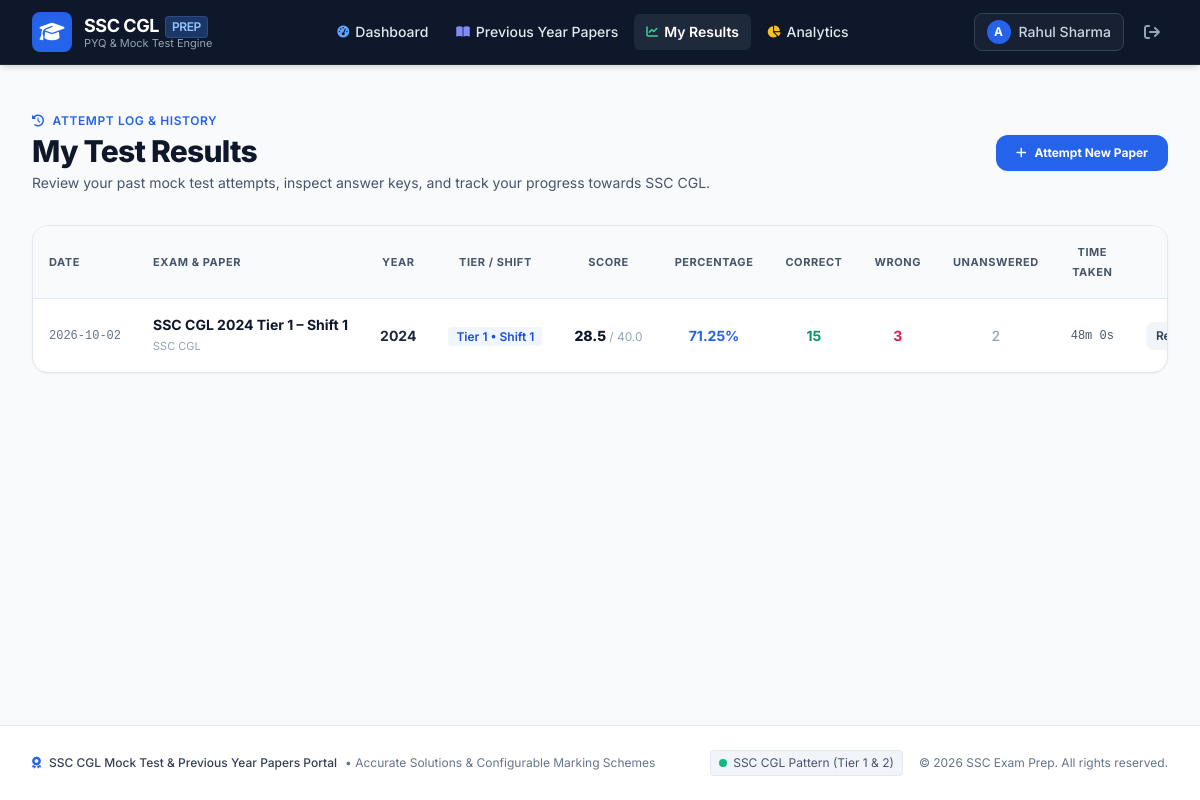
The page /my-results (signed in) on the database as committed earlier.
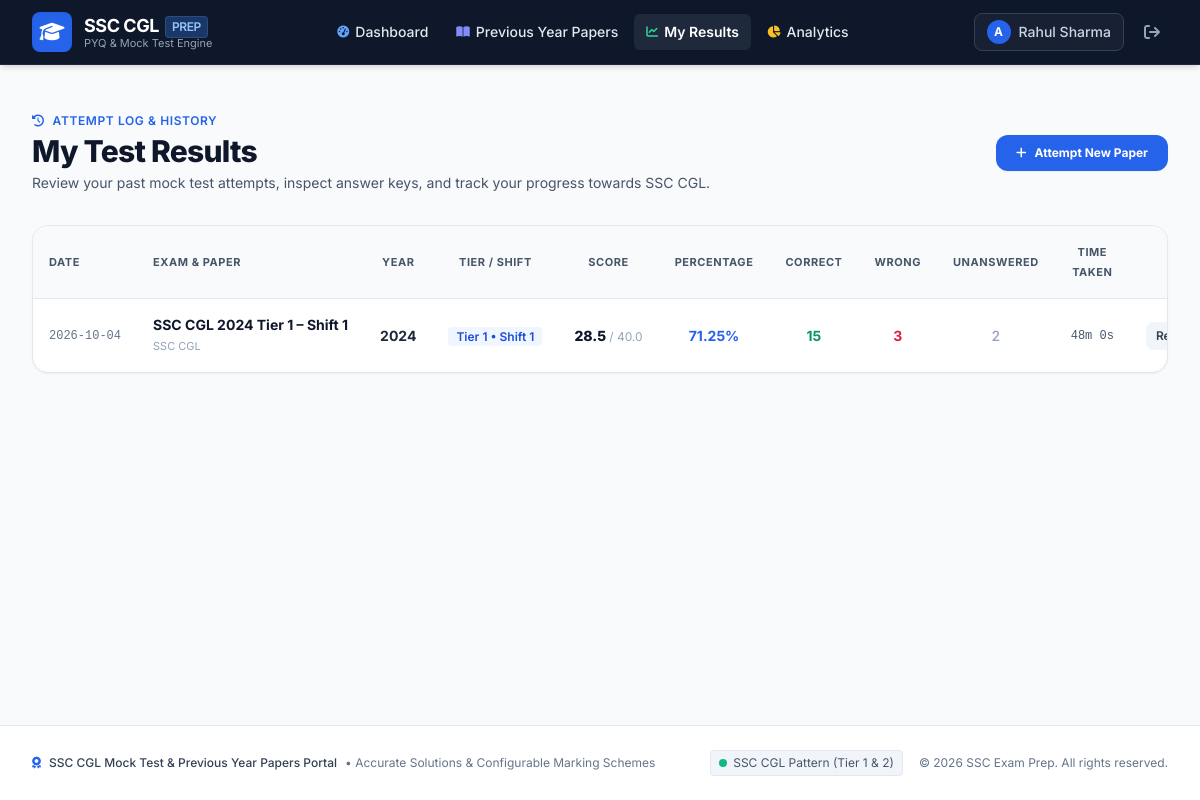
The same page on the database as committed later.
### tables this page shows
CREATE TABLE test_attempts (
        id INTEGER PRIMARY KEY AUTOINCREMENT,
        user_id INTEGER NOT NULL REFERENCES users(id) ON DELETE CASCADE,
        paper_id INTEGER NOT NULL REFERENCES papers(id) ON DELETE CASCADE,
        start_time TIMESTAMP DEFAULT CURRENT_TIMESTAMP,
        end_time TIMESTAMP,
        status TEXT DEFAULT 'in_progress', -- 'in_progress', 'completed', 'abandoned'
        total_questions INTEGER DEFAULT 0,
        attempted_questions INTEGER DEFAULT 0,
        correct_answers INTEGER DEFAULT 0,
        wrong_answers INTEGER DEFAULT 0,
        unanswered_questions INTEGER DEFAULT 0,
        positive_marks REAL DEFAULT 0.0,
        negative_marks REAL DEFAULT 0.0,
        final_score REAL DEFAULT 0.0,
        max_marks REAL DEFAULT 0.0,
        percentage REAL DEFAULT 0.0,
        accuracy REAL DEFAULT 0.0,
        time_taken_seconds INTEGER DEFAULT 0,
        current_question_index INTEGER DEFAULT 0
    );

CREATE TABLE papers (
        id INTEGER PRIMARY KEY AUTOINCREMENT,
        title TEXT NOT NULL,
        exam_name TEXT DEFAULT 'SSC CGL',
        year INTEGER NOT NULL,
        tier TEXT DEFAULT 'Tier 1',
        shift TEXT NOT NULL,
        duration_minutes INTEGER DEFAULT 60,
        marks_per_question REAL DEFAULT 2.0,
        negative_marks REAL DEFAULT 0.50,
        instructions TEXT,
        paper_type TEXT DEFAULT 'official_pyq', -- 'official_pyq', 'model_paper', 'practice_paper'
        source_attribution TEXT,
        is_active INTEGER DEFAULT 1,
        created_at TIMESTAMP DEFAULT CURRENT_TIMESTAMP
    );

### app.py (the view)
@app.route('/my-results')
@login_required
def my_results():
    user_id = session['user_id']
    conn = get_db()
    cursor = conn.cursor()
    cursor.execute("""
    SELECT
        ta.*,
        p.title as paper_title, p.exam_name, p.year, p.tier, p.shift, p.paper_type
    FROM test_attempts ta
    JOIN papers p ON ta.paper_id = p.id
    WHERE ta.user_id = ? AND ta.status = 'completed'
    ORDER BY ta.start_time DESC
    """, (user_id,))
    attempts = cursor.fetchall()
    conn.close()
    return render_template('my_results.html', attempts=attempts)

### app.py (called while the page is built)
def login_required(f):
    @wraps(f)
    def decorated_function(*args, **kwargs):
        if 'user_id' not in session:
            flash('Please log in to access this page.', 'warning')
            return redirect(url_for('login', next=request.url))
        return f(*args, **kwargs)
    return decorated_function

@app.context_processor
def inject_user():
    user = None
    if 'user_id' in session:
        conn = get_db()
        cursor = conn.cursor()
        cursor.execute("SELECT id, username, email, role, full_name FROM users WHERE id = ?", (session['user_id'],))
        user = cursor.fetchone()
        conn.close()
    return dict(current_user=user, current_year=datetime.now().year)

### database.py (called while the page is built)
def get_db():
    conn = sqlite3.connect(DB_PATH, timeout=20.0)
    conn.row_factory = sqlite3.Row
    conn.execute("PRAGMA foreign_keys = ON")
    conn.execute("PRAGMA journal_mode = WAL")
    return conn

### templates/my_results.html (shortened to what the changed rows need)
{% extends "base.html" %}
{% block content %}
<div class="max-w-7xl mx-auto px-4 sm:px-6 lg:px-8 py-8">
    <div class="flex flex-col sm:flex-row sm:items-center justify-between gap-4 mb-8">
        <div>
            <h1 class="text-3xl font-extrabold text-slate-900 tracking-tight">
                My Test Results
            </h1>
        </div>
    </div>
    <div class="bg-white rounded-2xl border border-slate-200 shadow-sm overflow-hidden">
        {% if attempts %}
        <div class="overflow-x-auto">
            <table class="w-full text-left border-collapse text-xs sm:text-sm">
                <thead>
                    <tr class="bg-slate-50 border-b border-slate-200 text-slate-600 font-semibold uppercase tracking-wider text-[11px]">
                        <th class="p-4">Date</th>
                        <th class="p-4">Exam & Paper</th>
                        <th class="p-4 text-center">Year</th>
                        <th class="p-4 text-center">Tier / Shift</th>
                        <th class="p-4 text-center">Score</th>
                        <th class="p-4 text-center">Percentage</th>
                        <th class="p-4 text-center">Correct</th>
                        <th class="p-4 text-center">Wrong</th>
                        <th class="p-4 text-center">Unanswered</th>
                        <th class="p-4 text-center">Time Taken</th>
                        <th class="p-4 text-right">Actions</th>
                    </tr>
                </thead>
                <tbody class="divide-y divide-slate-100">
                    {% for att in attempts %}
                    <tr class="hover:bg-slate-50/70 transition-colors">
                        <td class="p-4 whitespace-nowrap text-slate-500 font-mono text-xs">
                            {{ att.start_time[:10] }}
                        </td>
                        <td class="p-4">
                            <span class="font-bold text-slate-900 block max-w-xs truncate" title="{{ att.paper_title }}">
                                {{ att.paper_title }}
                            </span>
                            <span class="text-[11px] text-slate-400">
                                {{ att.exam_name }}
                            </span>
                        </td>
                        <td class="p-4 text-center font-bold text-slate-800">
                            {{ att.year }}
                        </td>
                        <td class="p-4 text-center whitespace-nowrap">
                            <span class="px-2 py-0.5 rounded bg-blue-50 text-blue-700 font-semibold text-xs">
                                {{ att.tier }} • {{ att.shift }}
                            </span>
                        </td>
                        <td class="p-4 text-center whitespace-nowrap">
                            <span class="font-extrabold text-slate-900 text-sm">
                                {{ att.final_score }}
                            </span>
                            <span class="text-slate-400 text-xs font-normal">/ {{ att.max_marks }}</span>
                        </td>
                        <td class="p-4 text-center whitespace-nowrap">
                            <span class="font-bold {% if att.percentage >= 75 %}text-emerald-600{% elif att.percentage >= 50 %}text-blue-600{% else %}text-amber-600{% endif %}">
                                {{ att.percentage }}%
                            </span>
                        </td>
                        <td class="p-4 text-center font-bold text-emerald-600">
                            {{ att.correct_answers }}
                        </td>
                        <td class="p-4 text-center font-bold text-rose-600">
                            {{ att.wrong_answers }}
                        </td>
                        <td class="p-4 text-center font-medium text-slate-400">
                            {{ att.unanswered_questions }}
                        </td>
                        <td class="p-4 text-center whitespace-nowrap text-slate-600 font-mono text-xs">
                            {% set mins = (att.time_taken_seconds // 60) %}
                            {% set secs = (att.time_taken_seconds % 60) %}
                            {{ mins }}m {{ secs }}s
                        </td>
                        <td class="p-4 text-right whitespace-nowrap">
                            <div class="flex items-center justify-end space-x-1.5">
                                <a href="{{ url_for('test_result', attempt_id=att.id) }}" title="View Result" class="px-2.5 py-1.5 bg-slate-100 hover:bg-slate-200 text-slate-700 rounded-lg text-xs font-semibold transition-colors">
                                    Result
                                </a>
                            </div>
                        </td>
                    </tr>
                    {% endfor %}
                </tbody>
            </table>
        </div>
        {% endif %}
    </div>
</div>
{% endblock %}

Rows that differ between the two databases and show on the page:
changed test_attempts "Tier 1": start_time "2026-10-02" → "2026-10-04"
